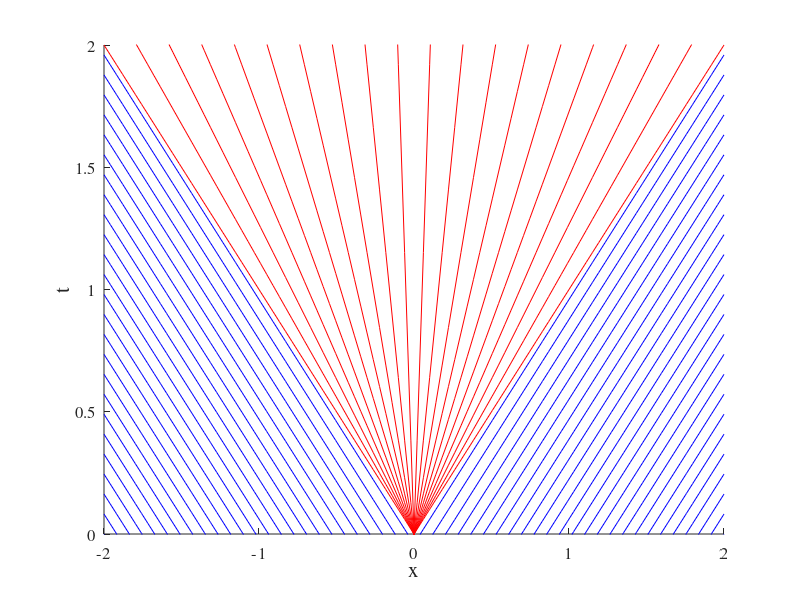

MATLAB code for this plot:
%% Part 1 Characteristic Plot
clc; clear all; close all;

x = linspace(-2, 2, 100);
u1 = 1;
v1 = 1;
figure
hold on
for x0 = linspace(-2, 2, 50)
    if x0 <= 0
        t = (x0 - x)/v1;
    elseif x0 > 0
        t = (x - x0)/v1;
    end
    plot(x, t, 'Color', 'b')

end
for v = linspace(-v1, v1, 20)
    t = x/v;
    plot(x, t, 'Color', 'r')
end

xlabel('x')
ylabel('t')
set(gca, 'FontSize', [12], 'FontName', 'Times')
set(gcf,'color','w');
xlabel('x', 'FontSize', 15)
ylabel('t', 'FontSize', 15)
axis([-2 2 0 2])
%% Part 1 profile plots
clc; clear all; close all;







